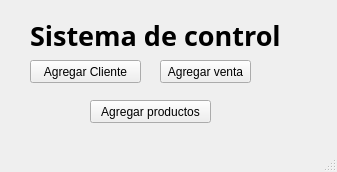
<?xml version="1.0" encoding="UTF-8"?>
<ui version="4.0">
 <class>MainWindow</class>
 <widget class="QMainWindow" name="MainWindow">
  <property name="geometry">
   <rect>
    <x>0</x>
    <y>0</y>
    <width>337</width>
    <height>172</height>
   </rect>
  </property>
  <property name="windowTitle">
   <string>Principal</string>
  </property>
  <widget class="QWidget" name="centralwidget">
   <widget class="QPushButton" name="pushButtonAgregarClienteDialog">
    <property name="geometry">
     <rect>
      <x>30</x>
      <y>60</y>
      <width>111</width>
      <height>23</height>
     </rect>
    </property>
    <property name="text">
     <string>Agregar Cliente</string>
    </property>
   </widget>
   <widget class="QPushButton" name="pushButtonAgregarVentaDialog">
    <property name="geometry">
     <rect>
      <x>160</x>
      <y>60</y>
      <width>91</width>
      <height>23</height>
     </rect>
    </property>
    <property name="text">
     <string>Agregar venta</string>
    </property>
   </widget>
   <widget class="QPushButton" name="pushButtonAgregarProductoDialog">
    <property name="geometry">
     <rect>
      <x>90</x>
      <y>100</y>
      <width>121</width>
      <height>23</height>
     </rect>
    </property>
    <property name="text">
     <string>Agregar productos</string>
    </property>
   </widget>
   <widget class="QLabel" name="label_2">
    <property name="geometry">
     <rect>
      <x>30</x>
      <y>20</y>
      <width>271</width>
      <height>31</height>
     </rect>
    </property>
    <property name="font">
     <font>
      <family>Poppins SemiBold</family>
      <pointsize>20</pointsize>
      <weight>75</weight>
      <bold>true</bold>
     </font>
    </property>
    <property name="text">
     <string>Sistema de control</string>
    </property>
   </widget>
  </widget>
  <widget class="QMenuBar" name="menubar">
   <property name="geometry">
    <rect>
     <x>0</x>
     <y>0</y>
     <width>337</width>
     <height>21</height>
    </rect>
   </property>
  </widget>
  <widget class="QStatusBar" name="statusbar"/>
 </widget>
 <resources/>
 <connections/>
</ui>
